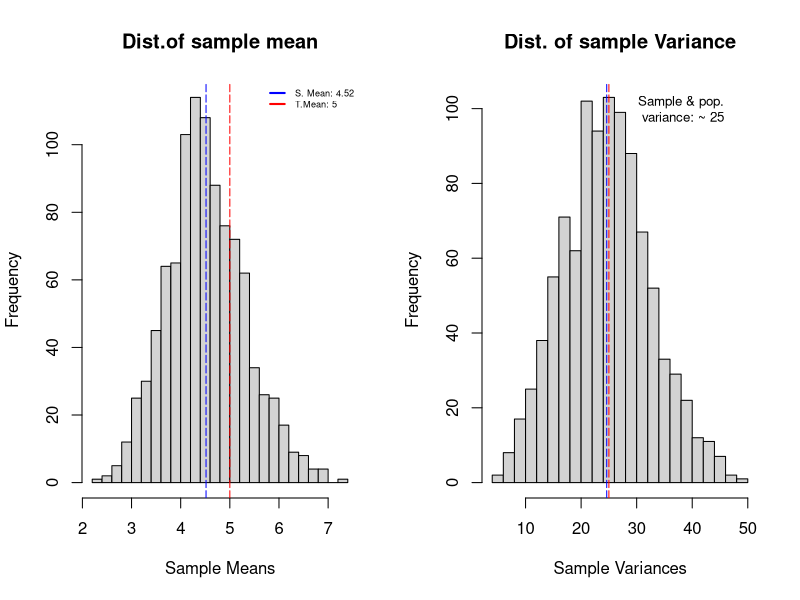
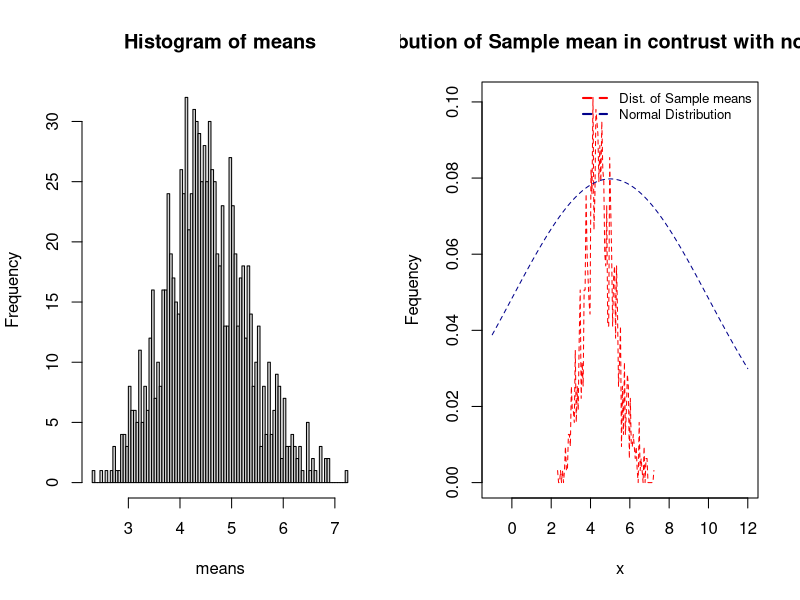

The R script that drew these images, in order:
## ---- chunk 1
n<-40;lambda<-0.2;set.seed(1000)
x<-rexp(n,lambda)
ms<-mean(x); sds<-sd(x); vars<-var(x)
# hist(x,breaks = 10, 
#      main="Distribution of 40 exponetials (sample)")
# text(x=10,y=10,paste("Sample mean:",round(ms,2),"\nStandard Deviation:",round(sds,2)))
## ---- chunk 2
sim<-1000
simData<-matrix(sample(x,n*sim,replace=T),sim,n)
means<-apply(simData,1,mean); vars<-apply(simData,1,var); sds<-apply(simData,1,sd)
par(mfrow=c(1,2))
hist(means,breaks = 20,
     main=paste("Dist.of sample mean"),
     xlab="Sample Means")
abline(v=mean(means),lty=5,col="blue")
abline(v=1/lambda,lty=5,col="red")
legend("topright", c(paste("S. Mean:",round(mean(means),2)),paste("T.Mean:",1/lambda)),
       cex=0.55, col=c("blue","red"), lty=5, lwd=2, bty="n");
hist(vars,breaks = 20,xlab="Sample Variances",
     main=paste("Dist. of sample Variance"))
abline(v=mean(vars),lty=5,col="blue")
text(38,100,cex=.8, paste("Sample & pop.\n variance: ~",round(mean(vars),0)))
abline(v=(1/lambda)^2,lty=5,col="red")

## ---- chunk 3
h<-hist(means,breaks = 131)
## ---- chunk 4
hh<-h$density;xx<-h$mids
plot(xx,y=hh/sqrt(40),type ="l",lty=2,col="red",xlim=c(-1,12),
     main="Distribution of Sample mean in contrust with normal dist.",
     xlab="x",
     ylab="Fequency")
curve(dnorm(x,mean=1/lambda,sd=1/lambda), lty=2,
          col="darkblue",from=-1,to=12, n=100,add=TRUE)
legend("topright", c("Dist. of Sample means","Normal Distribution"),
       cex=0.8, col=c("red","darkblue"), lty=2, lwd=2, bty="n");

## ---- chunk 5
u<-vector();v<-vector(); result<-data.frame()
result<-cbind(c("1 SD", "2 SD", "3 SD"))
for(i in 1:3)
{
     v[i]<-round(pnorm(i,mean = 0,sd=1),2)
     limit<-mean(means)+c(-1,1)*i*sqrt(var(vars))/sqrt(40)
     u[i]<-round(sum(limit[1]<means & limit[2]>means)/1000,2)
}
result<-cbind(result,v,u)
colnames(result)<-c("Limit      .","Dens.Normal      .", "Dens.s.means   .")
knitr::kable(result,format="html")

